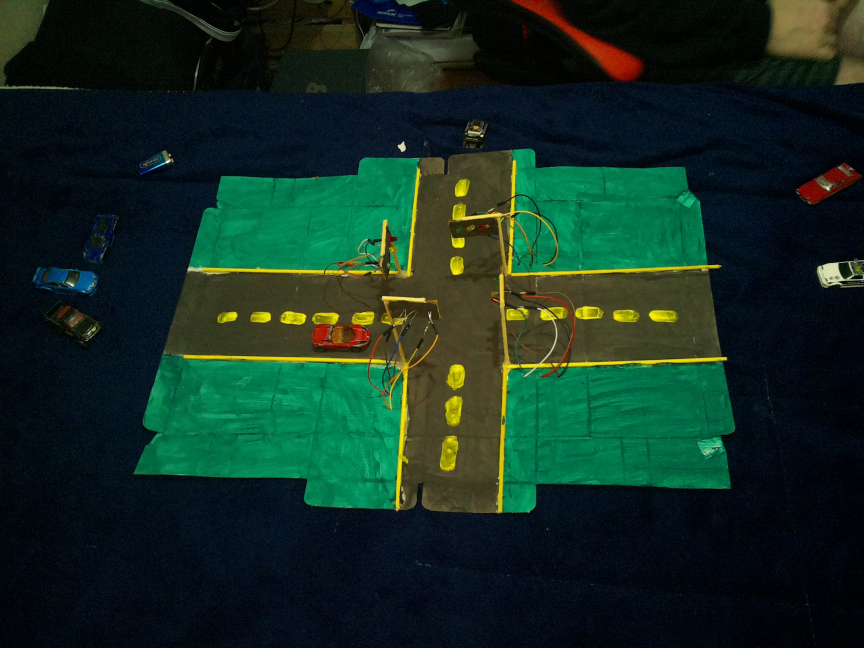
#> input picture raspberry/dataset/images/imagem_0001.jpg, 2592 x 1944 px (shown at 1/3 size)
$ python visualizar_regioes_vias.py ../../dataset/images/imagem_0001.jpg
#> lines starting #> are read from the running program, lines starting #| are printed output that depends on the picture
### raspberry/yolo/adapter.py
import json
import subprocess

from pathlib import Path


RASPBERRY_DIR = (
    Path(
        __file__
    )
    .resolve()
    .parents[1]
)


YOLO_DIR = (
    Path(
        __file__
    )
    .resolve()
    .parent
)


# =====================================================
# EXECUTAVEIS POSSIVEIS
# =====================================================

EXECUTAVEIS_CANDIDATOS = [

    YOLO_DIR
    / "modelo"
    / "yolo_fastest",

    YOLO_DIR
    / "teste"
    / "modelo"
    / "yolo_fastest"
]


# =====================================================
# LOCALIZAR EXECUTAVEL
# =====================================================

def _encontrar_executavel():

    for caminho in (
        EXECUTAVEIS_CANDIDATOS
    ):

        if caminho.exists():

            return caminho


    candidatos = "\n".join(

        f"- {caminho}"

        for caminho
        in EXECUTAVEIS_CANDIDATOS
    )


    raise RuntimeError(

        "Executavel YOLO nao encontrado.\n"
        "Caminhos verificados:\n"
        + candidatos
    )


# =====================================================
# EXTRAIR JSON
# =====================================================

# [54 lines left out: function _extrair_json, not called in this run]


# =====================================================
# ANALISAR IMAGEM
# =====================================================

def analisar_imagem(
    caminho_imagem
):

    executavel = (
        _encontrar_executavel()
    )


    caminho_imagem = (
        Path(
            caminho_imagem
        )
        .resolve()
    )


    processo = subprocess.run(

        [
            str(
                executavel
            ),

            str(
                caminho_imagem
            )
        ],

        cwd=RASPBERRY_DIR,

        capture_output=True,

        text=True
    )


    if processo.returncode != 0:

        raise RuntimeError(

            processo.stderr.strip()

            or

            processo.stdout.strip()

            or

            "Erro desconhecido ao executar YOLO."
        )


    return _extrair_json(
        processo.stdout
    )

### raspberry/ferramentas/diagnostico/visualizar_regioes_vias.py
import sys
from pathlib import Path

import cv2

from yolo.adapter import analisar_imagem

# ==========================================================
# COLE AQUI AS MESMAS COORDENADAS QUE VOCÊS USAM NO
# mapeamento_vias.py
#
# Formato:
# "VIA": (x1, y1, x2, y2)
# ==========================================================
REGIOES_VIAS = {
    "A": (1200, 1000, 1700, 1944),
    "B": (0, 700, 1100, 1200),
    "C": (1000, 0, 1500, 900),
    "D": (1500, 500, 2592, 1000),
}

CORES = {
    "A": (0, 255, 0),      # verde
    "B": (255, 0, 0),      # azul
    "C": (0, 255, 255),    # amarelo
    "D": (255, 0, 255),    # magenta
    "FORA": (0, 0, 255),   # vermelho
}


def via_do_ponto(px, py):
    for via, (x1, y1, x2, y2) in REGIOES_VIAS.items():
        if x1 <= px <= x2 and y1 <= py <= y2:
            return via
    return "FORA"


def main():
    if len(sys.argv) < 2:
        print("Uso: python3 visualizar_regioes_vias.py caminho_da_imagem.jpg")
        sys.exit(1)

    imagem_path = sys.argv[1]
    img = cv2.imread(imagem_path)
#> img is the input picture: shape (1944, 2592, 3); mean B, G, R 33.8, 45.1, 19.8

    if img is None:
        print(f"Erro ao abrir imagem: {imagem_path}")
        sys.exit(1)

    # 1) desenha as regiões das vias
    for via, (x1, y1, x2, y2) in REGIOES_VIAS.items():
        cor = CORES[via]
        cv2.rectangle(img, (x1, y1), (x2, y2), cor, 2)
        cv2.putText(
            img,
            f"VIA {via}",
            (x1 + 5, max(20, y1 - 10)),
            cv2.FONT_HERSHEY_SIMPLEX,
            0.8,
            cor,
            2,
            cv2.LINE_AA,
        )
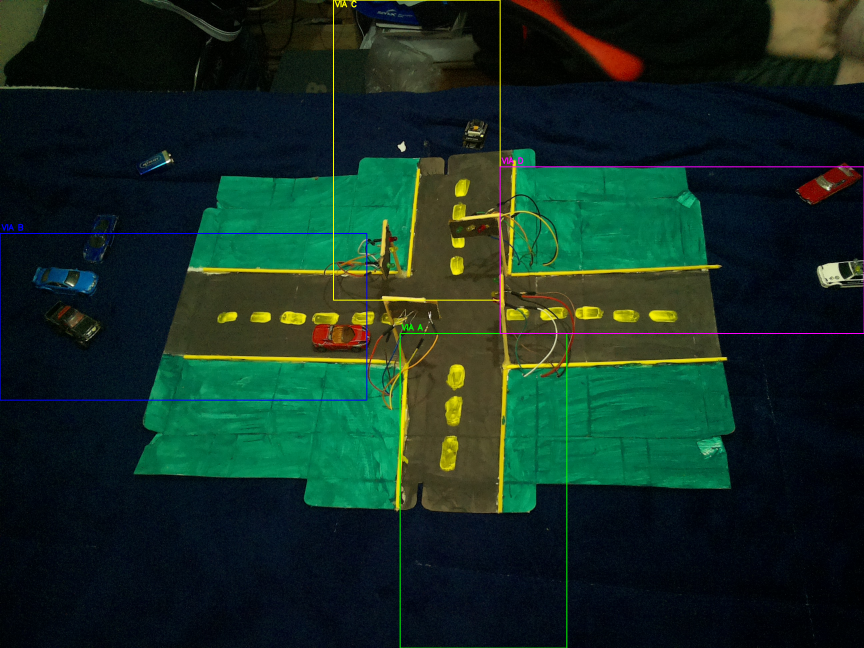
#> img: shape (1944, 2592, 3) (shown at 1/3 size); mean B, G, R 34.5, 45.4, 20.3

    # 2) roda o YOLO
    detecoes = analisar_imagem(imagem_path)

    contagem = {"A": 0, "B": 0, "C": 0, "D": 0, "FORA": 0}

    # 3) desenha boxes e o ponto usado pelo algoritmo
    for i, det in enumerate(detecoes, start=1):
        x1 = int(det["x1"])
        y1 = int(det["y1"])
        x2 = int(det["x2"])
        y2 = int(det["y2"])
        classe = det["classe"]
        score = det["score"]

        # PONTO USADO PELO ALGORITMO:
        # centro inferior da bounding box
        px = (x1 + x2) // 2
        py = y2

        via = via_do_ponto(px, py)
        contagem[via] += 1

        # box branca da detecção
        cv2.rectangle(img, (x1, y1), (x2, y2), (255, 255, 255), 2)

        # ponto usado na classificação
        cv2.circle(img, (px, py), 6, CORES[via], -1)

        texto = f"{i}: cls={classe} sc={score:.2f} -> {via}"
        cv2.putText(
            img,
            texto,
            (x1, max(20, y1 - 8)),
            cv2.FONT_HERSHEY_SIMPLEX,
            0.55,
            CORES[via],
            2,
            cv2.LINE_AA,
        )

        print(
            f"Det {i}: classe={classe} score={score:.3f} "
            f"box=({x1},{y1},{x2},{y2}) ponto=({px},{py}) via={via}"
        )

    print("\n=== CONTAGEM FINAL ===")
    for via in ["A", "B", "C", "D", "FORA"]:
        print(f"Via {via}: {contagem[via]}")

    saida = Path(imagem_path).with_name(Path(imagem_path).stem + "_regioes.jpg")
    cv2.imwrite(str(saida), img)
    print(f"\nImagem salva em: {saida}")


if __name__ == "__main__":
#> (the run stopped early here; a loop or call above may not have finished)
